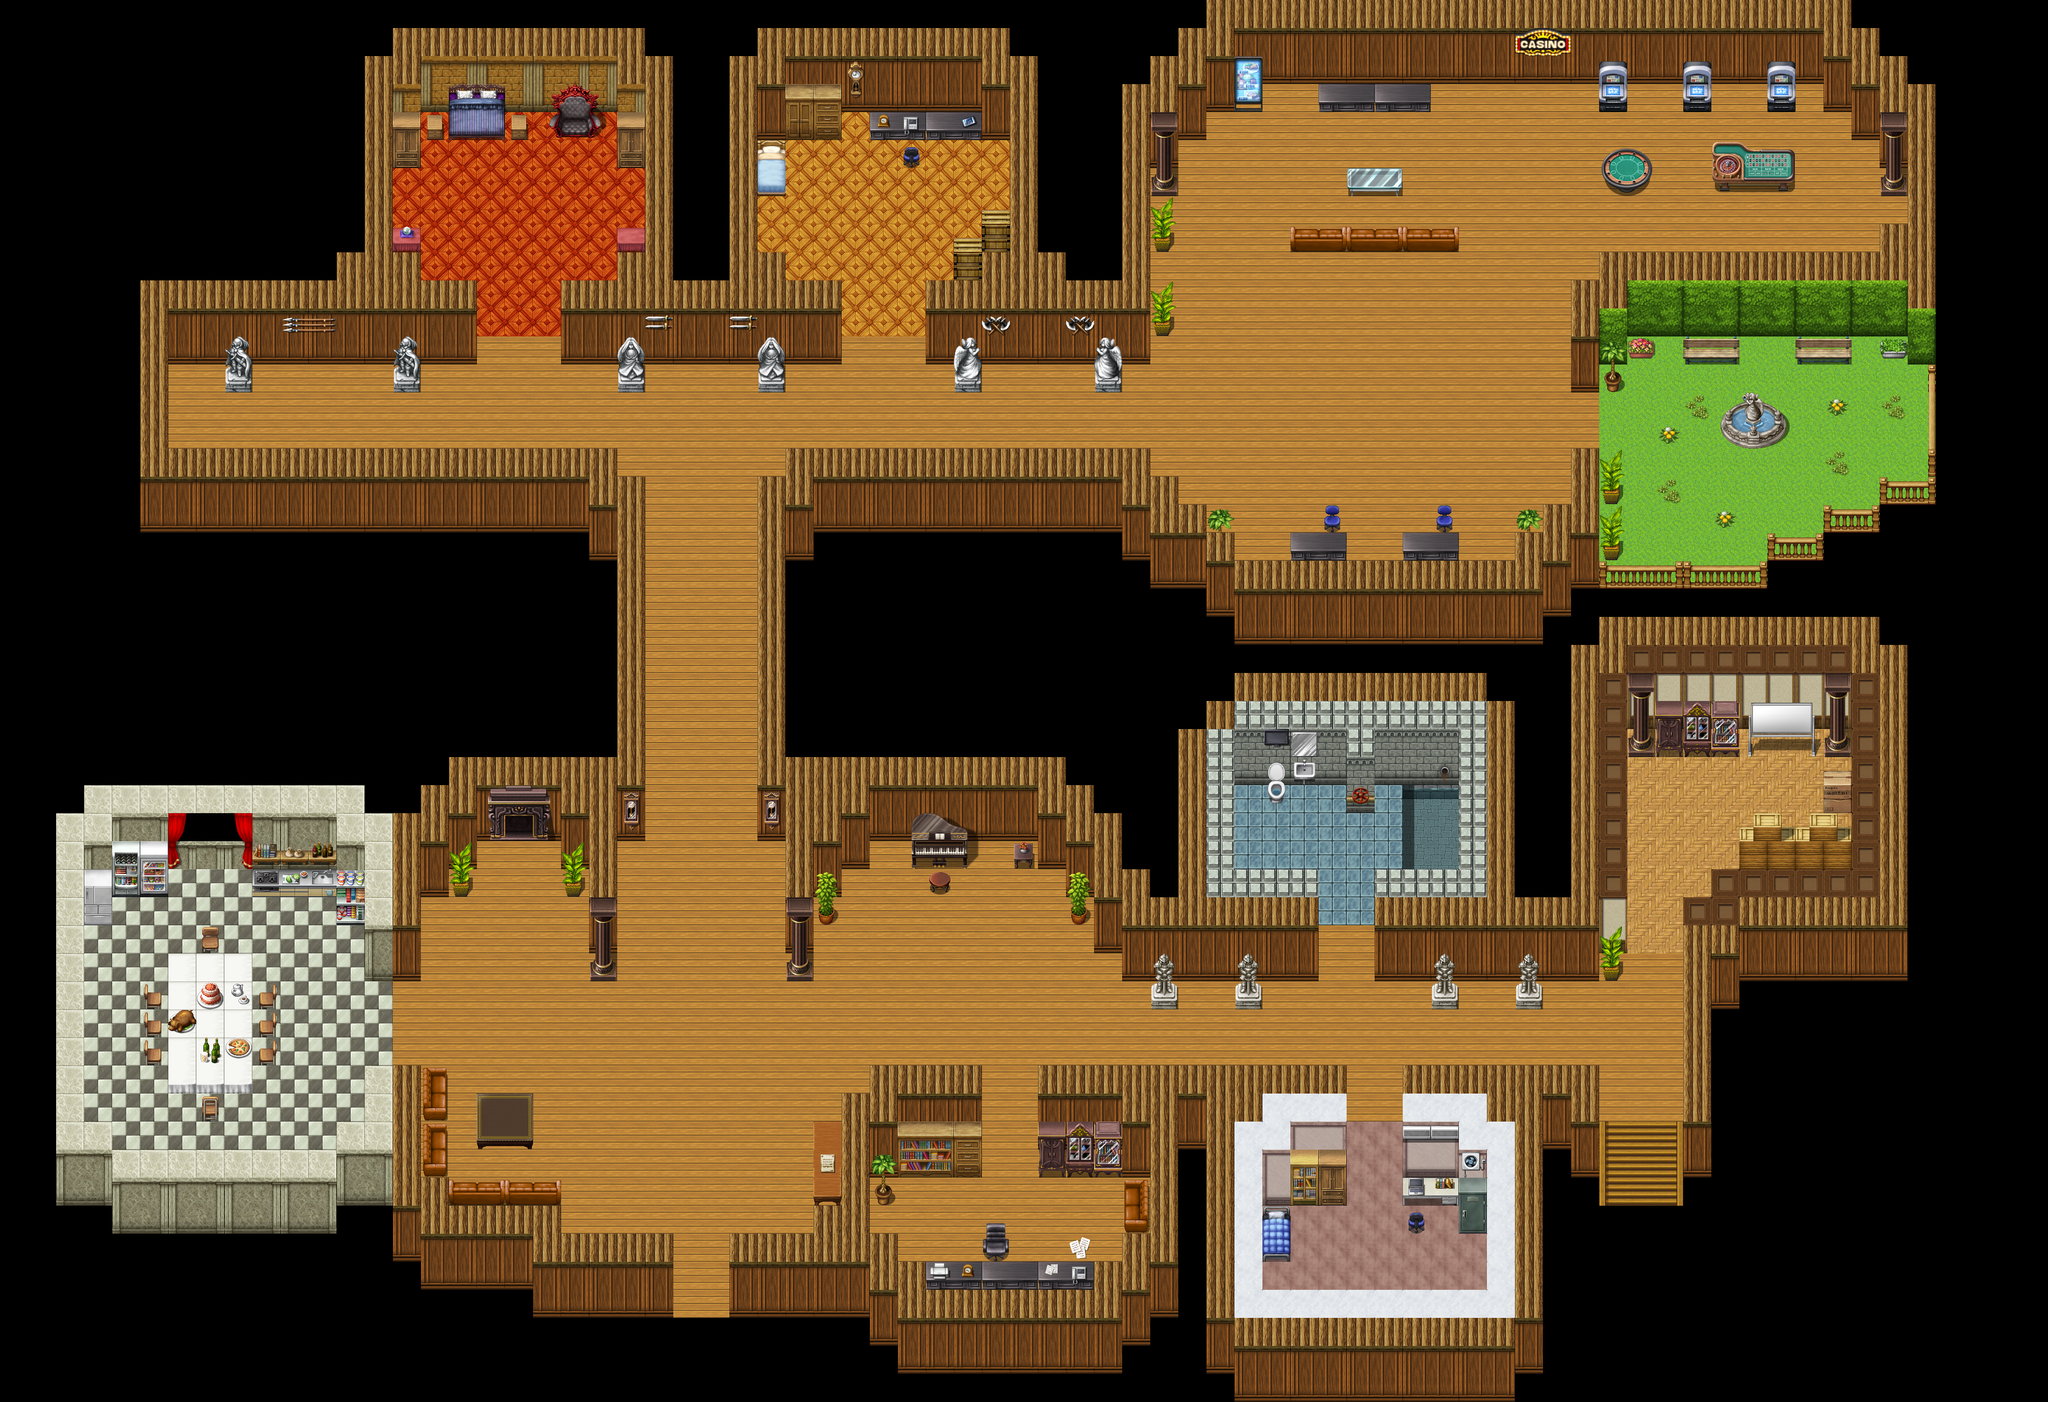

This is a level from a 2D game, rendered from its Tiled map with the project's own tilesets. A one-line summary and the map file follow, with tile-layer data summarised:
An orthogonal 73x50 tile map with 48x48 px tiles, 4 tile layers (Suelo, Paredes y Techo, Objetos, Objetos2), 14 tilesets and 742 objects (740x wall, player, enemy).

<map version="1.0" tiledversion="1.0.3" orientation="orthogonal" renderorder="right-down" width="73" height="50" tilewidth="48" tileheight="48" nextobjectid="1260">
 <tileset firstgid="1" source="Suelo.tsx" />
 <tileset firstgid="193" source="Paredes1.tsx" />
 <tileset firstgid="433" source="Suelo2.tsx" />
 <tileset firstgid="561" source="Objetos6.tsx" />
 <tileset firstgid="817" source="Objetos5.tsx" />
 <tileset firstgid="1073" source="Objetos1.tsx" />
 <tileset firstgid="1329" source="Objetos3.tsx" />
 <tileset firstgid="1585" source="Objetos4.tsx" />
 <tileset firstgid="1841" source="Objetos7.tsx" />
 <tileset firstgid="2097" source="Suelo3.tsx" />
 <tileset firstgid="2289" source="Suelo3.tsx" />
 <tileset firstgid="2481" source="Paredes2.tsx" />
 <tileset firstgid="2721" source="Objetos8.tsx" />
 <tileset firstgid="2977" source="Suelo4.tsx" />
 <layer name="Suelo" width="73" height="50">
  <data>[3650 cells, 1394 non-empty, 22 distinct tile ids]</data>
 </layer>
 <layer name="Paredes y Techo" width="73" height="50">
  <data>[3650 cells, 1168 non-empty, 43 distinct tile ids]</data>
 </layer>
 <layer name="Objetos" width="73" height="50">
  <data>[3650 cells, 181 non-empty, 117 distinct tile ids]</data>
 </layer>
 <layer name="Objetos2" width="73" height="50">
  <data>[3650 cells, 124 non-empty, 95 distinct tile ids]</data>
 </layer>
 <objectgroup name="Obstaculo">
  <properties>
   <property name="colision" type="bool" value="true" />
  </properties>
  <!-- 742 objects omitted --></objectgroup>
</map>
<!-- 742 of 742 objects omitted -->
